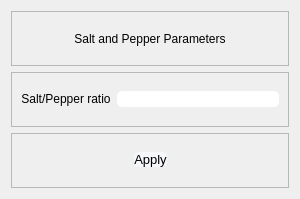
<?xml version="1.0" encoding="UTF-8"?>
<ui version="4.0">
 <class>SaltPepperParameters</class>
 <widget class="QDialog" name="SaltPepperParameters">
  <property name="geometry">
   <rect>
    <x>0</x>
    <y>0</y>
    <width>300</width>
    <height>199</height>
   </rect>
  </property>
  <property name="windowTitle">
   <string>Dialog</string>
  </property>
  <layout class="QGridLayout" name="gridLayout_4">
   <item row="0" column="0">
    <widget class="QFrame" name="frame">
     <property name="frameShape">
      <enum>QFrame::StyledPanel</enum>
     </property>
     <property name="frameShadow">
      <enum>QFrame::Raised</enum>
     </property>
     <layout class="QGridLayout" name="gridLayout">
      <item row="0" column="0">
       <widget class="QLabel" name="label">
        <property name="styleSheet">
         <string notr="true">font: 900 15pt &quot;Segoe UI Black&quot;;
color: rgb(0, 0, 0);</string>
        </property>
        <property name="text">
         <string>Salt and Pepper Parameters</string>
        </property>
        <property name="alignment">
         <set>Qt::AlignCenter</set>
        </property>
       </widget>
      </item>
     </layout>
    </widget>
   </item>
   <item row="1" column="0">
    <widget class="QFrame" name="frame_2">
     <property name="frameShape">
      <enum>QFrame::StyledPanel</enum>
     </property>
     <property name="frameShadow">
      <enum>QFrame::Raised</enum>
     </property>
     <layout class="QGridLayout" name="gridLayout_2">
      <item row="0" column="0">
       <widget class="QLabel" name="label_2">
        <property name="styleSheet">
         <string notr="true">font: 900 10pt &quot;Segoe UI Black&quot;;
color: rgb(0, 0, 0);</string>
        </property>
        <property name="text">
         <string>Salt/Pepper ratio</string>
        </property>
        <property name="alignment">
         <set>Qt::AlignCenter</set>
        </property>
       </widget>
      </item>
      <item row="0" column="1">
       <widget class="QLineEdit" name="SaltandPepperAmount">
        <property name="styleSheet">
         <string notr="true">border-radius: 5px;</string>
        </property>
       </widget>
      </item>
     </layout>
    </widget>
   </item>
   <item row="2" column="0">
    <widget class="QFrame" name="frame_3">
     <property name="frameShape">
      <enum>QFrame::StyledPanel</enum>
     </property>
     <property name="frameShadow">
      <enum>QFrame::Raised</enum>
     </property>
     <layout class="QGridLayout" name="gridLayout_3">
      <item row="0" column="1">
       <widget class="QPushButton" name="pushButton">
        <property name="styleSheet">
         <string notr="true">QPushButton{
border-width: 1.5px;
border-radius: 5px;
font-size: 13px;
background-color: rgb(246, 247, 250);
color: black;
}

QPushButton:hover:!pressed{
background-color: qlineargradient(x1: 0.5, y1: 1, x2: 0.5, y2: 1, stop: 0 #dadbde, stop: 1 #f6f7fa);
}</string>
        </property>
        <property name="text">
         <string>Apply</string>
        </property>
       </widget>
      </item>
      <item row="0" column="0">
       <spacer name="horizontalSpacer">
        <property name="orientation">
         <enum>Qt::Horizontal</enum>
        </property>
        <property name="sizeHint" stdset="0">
         <size>
          <width>40</width>
          <height>20</height>
         </size>
        </property>
       </spacer>
      </item>
      <item row="0" column="2">
       <spacer name="horizontalSpacer_2">
        <property name="orientation">
         <enum>Qt::Horizontal</enum>
        </property>
        <property name="sizeHint" stdset="0">
         <size>
          <width>40</width>
          <height>20</height>
         </size>
        </property>
       </spacer>
      </item>
     </layout>
    </widget>
   </item>
  </layout>
 </widget>
 <resources/>
 <connections/>
</ui>
